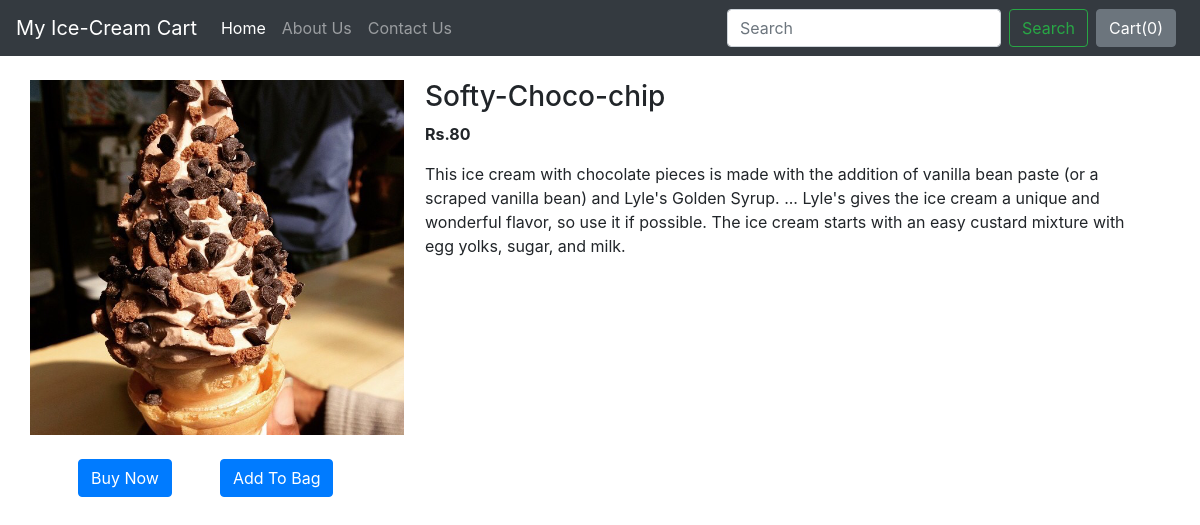
/shop/products/14, run on the app's committed database.
### shop/models.py (models this page shows)
class Product(models.Model):
    product_id = models.AutoField
    product_name = models.CharField(max_length=50)
    flavour = models.CharField(max_length=50, default="")
    price = models.IntegerField(default=0)
    description = models.CharField(max_length=800)
    date = models.DateField()
    image = models.ImageField(upload_to="shop/images", default="")
    def __str__(self):
        return self.product_name

### shop/views.py (the view)
# urls.py: path("products/<int:myid>", views.productView , name="ProductView"),
def productView(request, myid):
    product = Product.objects.filter(id=myid)
    print(product)
    return render(request,'shop/prodview.html',{'product':product[0]})

### shop/templates/shop/prodview.html (shortened to what this page needs)
{% extends 'shop/basic.html' %}
{% block body %}
<div class="container my-4">
    <div class="row">
    <div class="col-md-4">
    <div class="row">
        <img src="/media/{{product.image}}" widrh="255px" height="355px">
    </div>
        <div class="row">
        <button class="btn btn-primary mx-5 my-4">Buy Now</button>
        <button class="btn btn-primary my-4">Add To Bag</button>
        </div>
    </div>
    <div class="col-md-8">
    <h3>{{product.product_name}}-{{product.flavour}}</h3>
    <p><b>Rs.{{product.price}}</b></p>
    <p>{{product.description}}</p>
    </div>
</div>
{% endblock body %}

### data on the page
Product: image (picture), product_name "Softy", flavour "Choco-chip", price "80", description "This ice cream with chocolate pieces is made with the addition of vanilla bean paste (or a scraped vanilla bean) and Lyle's Golden Syrup. ... Lyle's gives the ice cream a unique and wonderful flavor, so use it if possible. The ice cream starts with an easy custard mixture with egg yolks, sugar, and milk."
